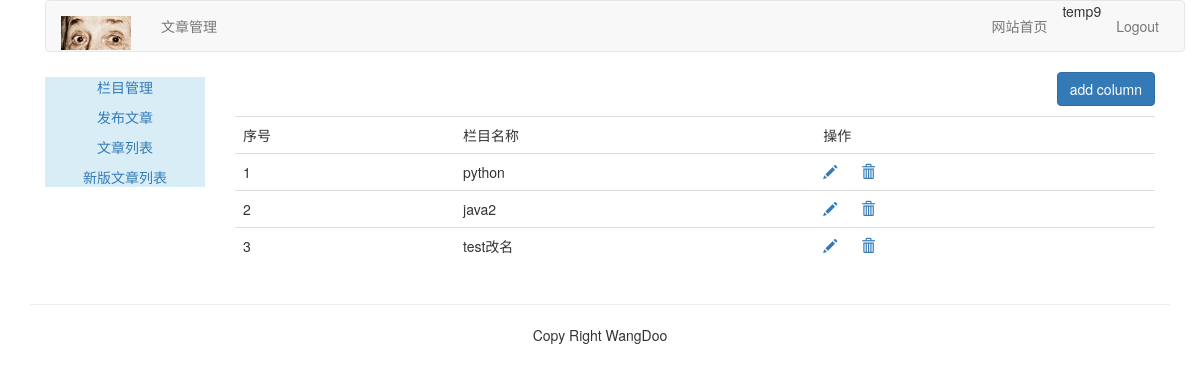
Page /article-column/article-column/ (signed in) on the earlier database version.
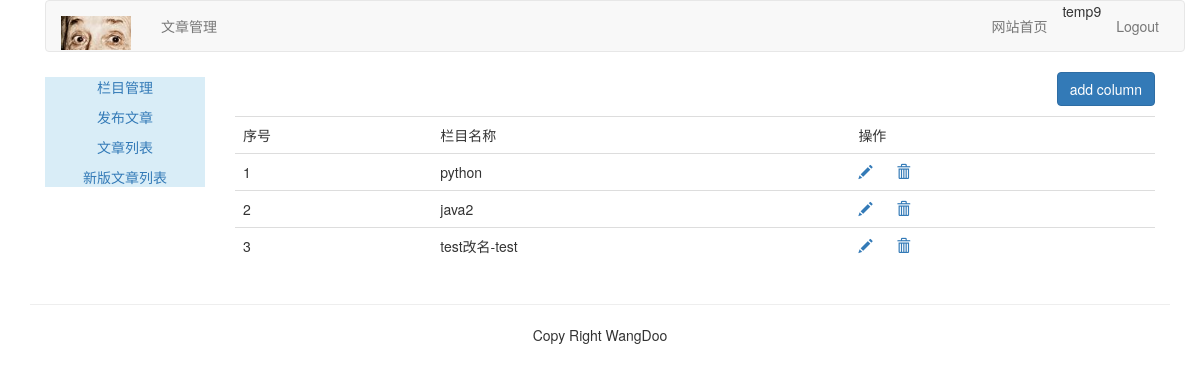
Same page on the later database version.
### article/models.py (models this page shows, shortened)
class ArticleColumn(models.Model):
	user = models.ForeignKey(User, related_name='article_column', on_delete=models.CASCADE)
	column = models.CharField(max_length=200)
	created = models.DateField(auto_now_add=True)

### article/views.py (the view, shortened to what this page needs)
# urls.py: path('article-column/', views.acrticle_column, name='article_column'),
@login_required(login_url='/account/login/')
@csrf_exempt
def acrticle_column(request):
	if request.method == "GET":
		columns = ArticleColumn.objects.filter(user=request.user)
		column_form = ArticleColumnForm()
		return render(request, "article/column/article_column.html", {"columns":columns, "column_form":column_form})

### templates/article/column/article_column.html (shortened to what this page needs)
{% extends "article/base.html" %}
{% load staticfiles %}
{% block content %}
<div>
	<p class="text-right"><button id="add_column" onclick="add_column()" class="btn btn-primary">add column</button></p>
	<table class="table table-hover">
		<tr>
			<td>序号</td>
			<td>栏目名称</td>
			<td>操作</td>
		</tr>
		{% for column in columns %}
		<tr>
			<td>{{ forloop.counter }}</td>
			<td>{{ column.column }}</td>
			<td>
				<a name="edit" href="javascript:" onclick="edit_column(this, {{ column.id }})"><span class="glyphicon glyphicon-pencil"></span></a>
				<a name="delete" href="javascript:" onclick="del_column(this, {{ column.id }})"><span class="glyphicon glyphicon-trash" style="margin-left:20px"></span></a>
			</td>
		</tr>
		{% empty %}
		<p>目前还没有栏目</p>
		{% endfor %}
	</table>
</div>
{% endblock %}

Differences in the rows shown:
changed ArticleColumn: column "test改名" → "test改名-test"
